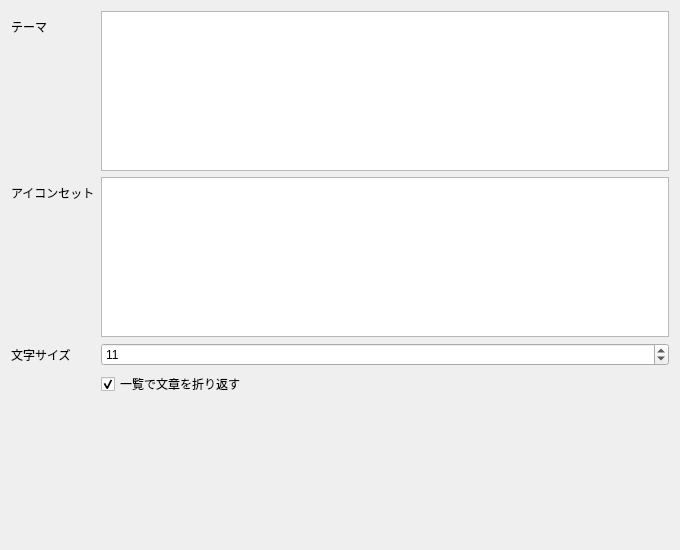
<?xml version="1.0" encoding="UTF-8"?>
<ui version="4.0">
 <class>SettingsDisplayPage</class>
 <widget class="QWidget" name="SettingsDisplayPage">
  <property name="geometry">
   <rect>
    <x>0</x>
    <y>0</y>
    <width>680</width>
    <height>550</height>
   </rect>
  </property>
  <layout class="QFormLayout" name="formDisplay">
   <item row="0" column="0">
    <widget class="QLabel" name="labelTheme">
     <property name="text"><string>テーマ</string></property>
    </widget>
   </item>
   <item row="0" column="1">
    <widget class="QListWidget" name="listThemes">
     <property name="sizePolicy"><sizepolicy hsizetype="Expanding" vsizetype="Preferred"><horstretch>0</horstretch><verstretch>0</verstretch></sizepolicy></property>
     <property name="minimumSize"><size><width>0</width><height>140</height></size></property>
     <property name="maximumSize"><size><width>16777215</width><height>160</height></size></property>
     <property name="movement"><enum>QListView::Movement::Static</enum></property>
     <property name="flow"><enum>QListView::Flow::LeftToRight</enum></property>
     <property name="viewMode"><enum>QListView::ViewMode::IconMode</enum></property>
     <property name="iconSize"><size><width>120</width><height>75</height></size></property>
     <property name="spacing"><number>10</number></property>
     <property name="selectionMode"><enum>QAbstractItemView::SelectionMode::SingleSelection</enum></property>
    </widget>
   </item>
   <item row="1" column="0">
    <widget class="QLabel" name="labelIconTheme">
     <property name="text"><string>アイコンセット</string></property>
    </widget>
   </item>
   <item row="1" column="1">
    <widget class="QListWidget" name="listIconThemes">
     <property name="sizePolicy"><sizepolicy hsizetype="Expanding" vsizetype="Preferred"><horstretch>0</horstretch><verstretch>0</verstretch></sizepolicy></property>
     <property name="minimumSize"><size><width>0</width><height>140</height></size></property>
     <property name="maximumSize"><size><width>16777215</width><height>160</height></size></property>
     <property name="movement"><enum>QListView::Movement::Static</enum></property>
     <property name="flow"><enum>QListView::Flow::LeftToRight</enum></property>
     <property name="viewMode"><enum>QListView::ViewMode::IconMode</enum></property>
     <property name="iconSize"><size><width>120</width><height>75</height></size></property>
     <property name="spacing"><number>10</number></property>
     <property name="selectionMode"><enum>QAbstractItemView::SelectionMode::SingleSelection</enum></property>
    </widget>
   </item>
   <item row="2" column="0">
    <widget class="QLabel" name="labelFontSize">
     <property name="text">
      <string>文字サイズ</string>
     </property>
    </widget>
   </item>
   <item row="2" column="1">
    <widget class="QSpinBox" name="spinFontSize">
     <property name="minimum">
      <number>8</number>
     </property>
     <property name="maximum">
      <number>32</number>
     </property>
     <property name="value">
      <number>11</number>
     </property>
    </widget>
   </item>
   <item row="3" column="1">
    <widget class="QCheckBox" name="checkWrapTable">
     <property name="text">
      <string>一覧で文章を折り返す</string>
     </property>
     <property name="checked">
      <bool>true</bool>
     </property>
    </widget>
   </item>
  </layout>
 </widget>
 <resources/>
 <connections/>
</ui>
